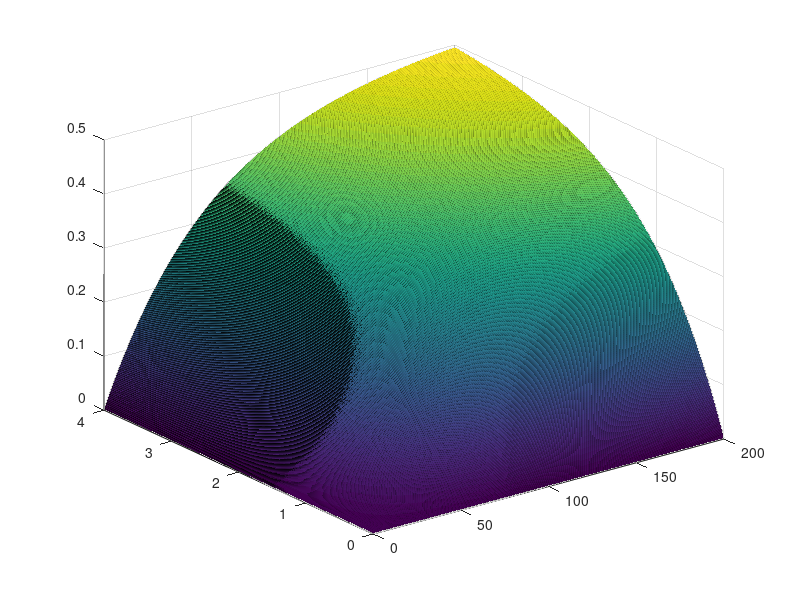

MATLAB code for this plot: (Note: this script raises an error after producing the figure.)
% This code serves to curve fit all processed data and saves the parameters
% of interest for fitting concentration
close all; clear
load('Processed_Cyan_White_data.mat');

%% Fit with time and concentration

% Note that Column 1 = m_HRP [pg], Column 2 = Rep count,
%           Column 3 = Time [min], Column 4 = Cyan Intensity

beta_guess = [0.65; 0.65*0.01]; % Guess coeff based on previous knowledge: b1*(1-exp(-b2*c*t))

modelfun_all = @(b,x) b(1).*(1-exp(-b(2).*x(:,1).*x(:,2))); %x here contains both time [min] and m_HRP [pg]
%Note .*s which are to ensure everything is multiplied element wise

opt_options = statset('TolFun',1e-12,'TolX',1e-12); %Setting tolerances

X_in = Sorted_Processed_Data(:,[1 3]);
Y_in = Sorted_Processed_Data(:,4);

beta_all = nlinfit(X_in,Y_in,modelfun_all,beta_guess,opt_options);

% Plot fit

conc = linspace(0,200,1000); %From 0 to 200 pg
time = linspace(0,4,400); %From 0 to 4 min
[C,t] = meshgrid(conc,time);
Model_Cyan_Intensity = zeros(size(C));

for i = 1:numel(C)
    Model_Cyan_Intensity(i) = modelfun_all(beta_all,[C(i) t(i)]);
end

f=figure;
s = surf(C,t,Model_Cyan_Intensity); hold on;
s.EdgeColor = 'None';
plot3(Sorted_Processed_Data(:,1),Sorted_Processed_Data(:,3),Sorted_Processed_Data(:,4),'ko','MarkerSize',4,'MarkerFaceColor','k')
xlabel('Amount of label (pg)'); ylabel('Color Development Time (min)'); zlabel('Cyan Intensity')
%lgd = legend('Label Calibration Curve (Saturating exponential)','Experimental Calibration Data');
%title('Cyan Intensity as a function of Label mass and Time')
f.Position(1:2) = f.Position(1:2).*0.75; %115% the original size
f.Position(3:4) = f.Position(3:4).*1.15; %115% the original size
zlim([0 0.5])
ax1 = gca;
ax1.FontSize = 12;
%lgd.FontSize = 12;
x = [0 0 200 200];
y = [1 1 1 1]; %@ 1 min
z = [0 0.8 0.8 0];
patch(x,y,z,'red','FaceAlpha',0.25);



%% Fit @ 1 min

% Note that Column 1 = m_HRP [pg], Column 2 = Rep count,
%           Column 3 = Time [min], Column 4 = Cyan Intensity

beta_guess = beta_all; % Guess coeff based on previous knowledge: b1*(1-exp(-b2*c*t))

modelfun_conc = @(b,x) b(1).*(1-exp(-b(2).*x)); %x here contains only m_HRP [pg]
%Note .*s which are to ensure everything is multiplied element wise

opt_options = statset('TolFun',1e-12,'TolX',1e-12,'MaxIter',1000); %Setting tolerances
options = optimset('TolFun',1e-8,'MaxIter',1e6,'MaxFunEvals',1e6,'Display','iter');

X_in = Sorted_Processed_Data(Sorted_Processed_Data(:,3)==1,1); %only take those at 1 min
Y_in = Sorted_Processed_Data(Sorted_Processed_Data(:,3)==1,4); %only take those at 1 min
A = []; b = []; 
Aeq =[]; beq=[];
lb = [0 0]; ub = [10 0.1];

beta_conc = fmincon(@(b) fit_beta(b,X_in,Y_in),beta_guess,A,b,Aeq,beq,lb,ub,[],options);

%beta_conc = nlinfit(X_in,Y_in,modelfun_conc,beta_guess,opt_options);

% Plot fit

conc = linspace(0,200,1000); %From 0 to 200 pg
Model_Cyan_Intensity_conc = zeros(size(conc));

for i = 1:length(conc)
    Model_Cyan_Intensity_conc(i) = modelfun_conc(beta_conc,conc(i));
end

f=figure; hold on
plot(conc,Model_Cyan_Intensity_conc,'LineWidth',1.5)
plot(X_in,Y_in,'o')
xlabel('Amount of label (pg)'); ylabel('Cyan Intensity')
%title('Cyan Intensity against Label mass at Color Development Time of 1 min')
ylim([0 0.5])
lgd = legend('Label Calibration Curve (Saturating exponential)','Experimental Calibration Data','Location','northwest');
box on
f.Position(1:2) = f.Position(1:2).*0.75; %115% the original size
f.Position(3:4) = f.Position(3:4).*1.15; %115% the original size
ax1 = gca;
ax1.FontSize = 12;
lgd.FontSize = 12;

%Navigate to folder & save
currentFolder = pwd;
Folder_index_start = strfind(currentFolder,'\'); %Find all backslashes
Folder_index_start = Folder_index_start(end); %get the last slash, indicative of where name is

targetFolder = strcat(currentFolder(1:Folder_index_start),'Finalized parameters');
cd(targetFolder)

figure(1)
saveas(gcf,'Saliva_CalibrationCurve_3D.fig')
saveas(gcf,'Saliva_CalibrationCurve_3D.png')
figure(2)
saveas(gcf,'Saliva_CalibrationCurve_1min.fig')
saveas(gcf,'Saliva_CalibrationCurve_1min.png')

cd(currentFolder) %go back

function F = fit_beta(b,X_in,Y_in)
modelfun_conc = @(b,x) b(1).*(1-exp(-b(2).*x)); %x here contains only m_HRP [pg]

for i = 1:length(X_in)
    Y_fit(i) = modelfun_conc(b,X_in(i));
end

%MSE
%F = sum((Y_fit.'-Y_in).^2);

%MAE
F = sum(abs(Y_fit.'-Y_in));

end
